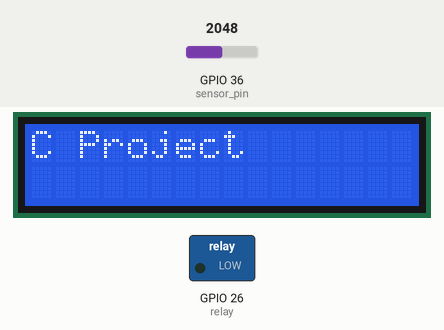
Recording of a sketch running on a simulated ESP32. Shown: 16×2 character LCD, switched loads named in the sketch (green lamp = pin HIGH). The inputs (shaded band) are chosen by the test bench; at power-on: GPIO 36 (sensor_pin) = 2048. Nothing arrives over Bluetooth unless stated.

Above: at 10.7 s.
10.8 s: GPIO 36 (sensor_pin) set to 1975
At 12.1 s:
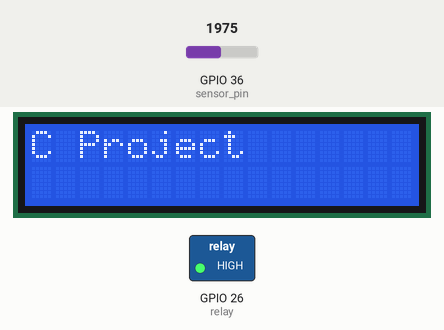
13.8 s: GPIO 36 (sensor_pin) set to 2831
15.3 s: GPIO 36 (sensor_pin) set to 2916
At 16.1 s:
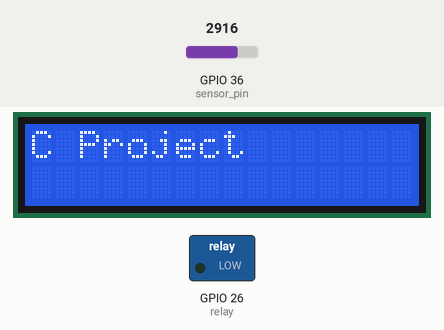
16.8 s: GPIO 36 (sensor_pin) set to 1228
At 17.2 s:
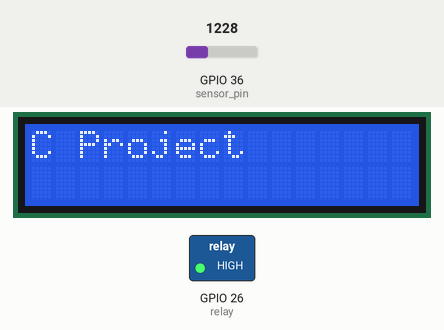
Timing chart, 0 to 19.3 s (numbered marks = the images above; inputs shaded):
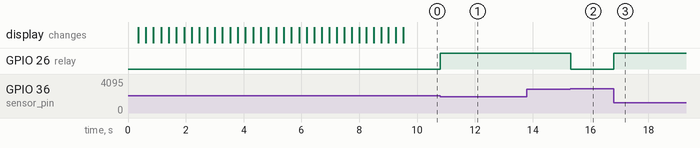

Measured:
- the behaviour switches between 2007 and 2006 on GPIO 36 (sensor_pin) (found by bisection; images 0 and 1)
- the behaviour switches between 2866 and 2867 on GPIO 36 (sensor_pin) (found by bisection; images 1 and 2)
- after the input at 10.8 s, GPIO 26 (relay): LOW → HIGH at once
- after the input at 13.8 s, every drawn part: stays the same
- after the input at 15.3 s, GPIO 26 (relay): HIGH → LOW at once
- after the input at 16.8 s, GPIO 26 (relay): LOW → HIGH at once

The sketch:

project.ino
```cpp
// Include libraries for LCD display, DHT sensor, and Bluetooth communication
#include <LiquidCrystal_I2C.h>
#include "DHT.h"
#include "BluetoothSerial.h"

// Error message if Bluetooth is not enabled during compilation
#if !defined(CONFIG_BT_ENABLED) || !defined(CONFIG_BLUEDROID_ENABLED)
#error Bluetooth is not enabled! Please run `make menuconfig` to and enable it
#endif

// Bluetooth serial object and variables for received data
BluetoothSerial SerialBT;
int received;
char receivedChar;

// Define constants for characters used in Bluetooth commands
const char SM = '1';
const char GW = '2';
const char TH = '3';

// Define pin connected to the LED
const int LEDpin = 23;

// Define pin connected to the Pump Relay
const int relay = 26;

// Define pin connected to the DHT sensor
#define DHT11PIN 4

// Create a DHT object for interacting with the sensor
DHT dht(DHT11PIN, DHT11);

// Define pins used for the ultrasonic sensor
const int trigPin = 5;
const int echoPin = 18;

// Define constants for speed of sound and conversion factor (optional)
#define SOUND_SPEED 0.034
#define CM_TO_INCH 0.393701

// Variables used for distance measurement
long duration;
float distanceCm;

// Variables used for soil moisture reading
int _moisture, sensor_analog;
const int sensor_pin = A0;

// Define LCD dimensions
int lcdColumns = 16;
int lcdRows = 2;

// Create a LiquidCrystal object for controlling the LCD display
LiquidCrystal_I2C lcd(0x27, lcdColumns, lcdRows);

// Define static message and scrolling message for the LCD
String messageStatic = "C Project";
String messageToScroll = "SMART PLANT MONITER";

// Function to scroll text on the LCD display
void scrollText(int row, String message, int delayTime, int lcdColumns) {
  for (int i = 0; i < lcdColumns; i++) {
    message = " " + message;
  }
  message = message + " ";
  for (int pos = 0; pos < message.length(); pos++) {
    lcd.setCursor(0, row);
    lcd.print(message.substring(pos, pos + lcdColumns));
    delay(delayTime);
  }
}

// Function to read temperature and humidity from the DHT sensor
void read_DHT(){
  String humi = (String)dht.readHumidity();
  String temp = (String)dht.readTemperature();
  messageToScroll = "Temperature: " + temp + "'c ; Humidity: " + humi;
  SerialBT.println(messageToScroll);
  Serial.println(messageToScroll);
  scrollText(1, messageToScroll, 300, lcdColumns);
}

// Function to read soil moisture value
void read_SoilM(){
  sensor_analog = analogRead(sensor_pin);
  _moisture = ( 100 - ( (sensor_analog / 4095.00) * 100 ) );
  messageToScroll = "Moisture = " + (String)_moisture + "%";
  SerialBT.println(messageToScroll);
  Serial.println(messageToScroll);
  scrollText(1, messageToScroll, 300, lcdColumns);
}

//Functon to mesure soil moisture and control water Pump through erelay
void soilM_for_waterpump(){
  sensor_analog = analogRead(sensor_pin);
  _moisture = ( 100 - ( (sensor_analog / 4095.00) * 100 ) );
  if (_moisture<30){
    digitalWrite(relay, LOW);
  }
  else if(_moisture>50){
  digitalWrite(relay, HIGH);
  }
}

// Function to measure distance using the ultrasonic sensor
void read_US(){
  digitalWrite(trigPin, LOW);
  delayMicroseconds(2);
  digitalWrite(trigPin, HIGH);
  delayMicroseconds(10);
  digitalWrite(trigPin, LOW);

  duration = pulseIn(echoPin, HIGH);
  distanceCm = 100-(duration * SOUND_SPEED/2);
  messageToScroll = "The hight of the plant " + (String)distanceCm;
  SerialBT.println(messageToScroll);
  Serial.println(messageToScroll);
  scrollText(1, messageToScroll, 300, lcdColumns);
}

// Function to initialize components (LCD, serial, Bluetooth, etc.)
void setup(){
  lcd.init();
  lcd.backlight();
  Serial.begin(115200);
  pinMode(relay, OUTPUT);
  pinMode(trigPin, OUTPUT);
  pinMode(echoPin, INPUT);
  dht.begin();
  SerialBT.begin("IOT_project");
  SerialBT.println("Use to following Numbers to control the device\n 1: soil moisture\n 2: hight of the plant \n 3: humidity and Temperature");
  scrollText(1, messageToScroll, 250, lcdColumns);
}

// Function that runs repeatedly to monitor, display, and control
void loop(){
  soilM_for_waterpump();
  lcd.setCursor(0, 0);
  lcd.print(messageStatic);
  SerialBT.println("ready to recive command: ");
  receivedChar = (char)SerialBT.read();

  if (Serial.available()) {
    SerialBT.write(Serial.read());
  }
  if (SerialBT.available()) {
    SerialBT.print("Received:");
    SerialBT.println(receivedChar);
    Serial.print("Received:");
    Serial.println(receivedChar);

    if(receivedChar == SM) {
      read_SoilM();
    }
    if(receivedChar == GW) {
      read_US();
    }
    if(receivedChar == TH) {
      read_DHT();
    }
    else{
      SerialBT.print("the command ID is not found");
    }
    SerialBT.print("wait till the device is ready to recive");
  }
  soilM_for_waterpump();
  delay(10);
}
```
